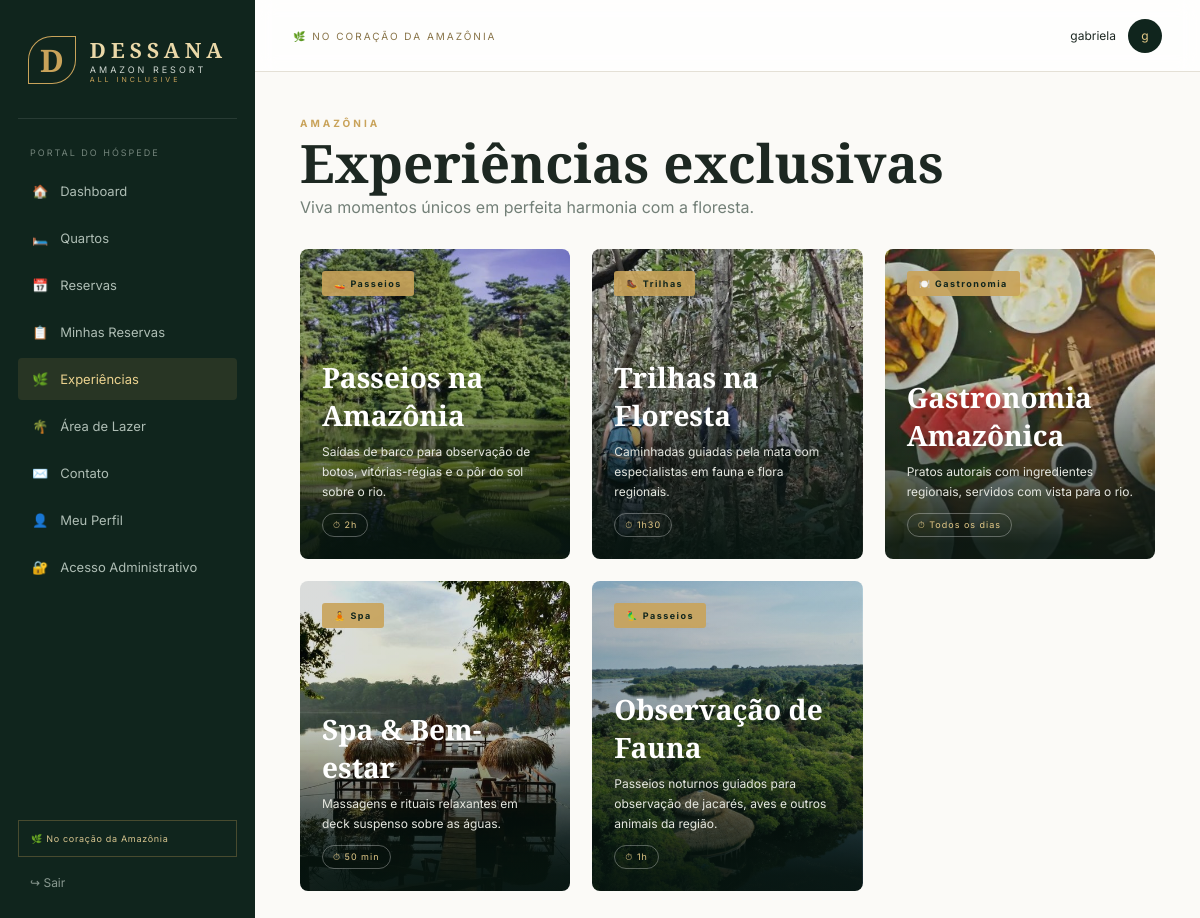
/hospede/experiencias (signed in), run on the app's committed database.
### tables this page shows
CREATE TABLE experiencias (
    id INTEGER PRIMARY KEY AUTOINCREMENT,
    titulo TEXT NOT NULL,
    categoria TEXT NOT NULL,
    descricao TEXT,
    imagem TEXT,
    duracao TEXT,
    icone TEXT,
    criado_em TEXT NOT NULL DEFAULT CURRENT_TIMESTAMP
);

### app.py (the view)
@app.route("/hospede/experiencias")
@hospede_required
def hospede_experiencias():
    conn = get_db()
    rows = conn.execute("SELECT * FROM experiencias ORDER BY id").fetchall()
    conn.close()
    return render_template("hospede_experiencias.html", experiencias=rows)

### app.py (called while the page is built)
def get_db():
    conn = sqlite3.connect(DB_PATH)
    conn.row_factory = sqlite3.Row
    conn.execute("PRAGMA foreign_keys = ON")
    return conn

def hospede_required(view):
    @wraps(view)
    def wrapped(*args, **kwargs):
        if "user_id" not in session or session.get("tipo") != "hospede":
            return redirect(url_for("login"))
        return view(*args, **kwargs)
    return wrapped

### templates/hospede_experiencias.html (shortened to what this page needs)
{% extends "base.html" %}
{% block content %}
<div class="page-heading">
  <div><div class="eyebrow">AMAZÔNIA</div><h1>Experiências exclusivas</h1><p>Viva momentos únicos em perfeita harmonia com a floresta.</p></div>
</div>
<div class="experience-grid">
  {% for e in experiencias %}
  <div class="experience-card" style="background-image:linear-gradient(0deg,rgba(6,20,15,.92) 5%,rgba(6,20,15,.15) 60%),url('{{ url_for('static', filename='images/' ~ (e.imagem or 'guest/hero-rio.jpg')) }}');">
    <span class="experience-tag">{{ e.icone or '🌿' }} {{ e.categoria }}</span>
    <div class="experience-copy">
      <h3>{{ e.titulo }}</h3>
      <p>{{ e.descricao }}</p>
      {% if e.duracao %}<span class="experience-duration">⏱ {{ e.duracao }}</span>{% endif %}
    </div>
  </div>
  {% else %}
  <div class="empty">Nenhuma experiência cadastrada no momento.</div>
  {% endfor %}
</div>
{% endblock %}

### static/css/style.css (style rules this page uses)
:root { --forest:#10251d;--forest2:#17372b;--gold:#c9a35a;--gold2:#e3c987;--cream:#f6f1e7; --paper:#fbfaf7;--ink:#1d2822;--muted:#738078;--line:#e4e0d6;--white:#fff;--danger:#a94b46; }
* { box-sizing:border-box }
body { margin:0;background:var(--paper);color:var(--ink);font-family:Inter,Arial,sans-serif }
.eyebrow { color:var(--gold);font-size:10px;font-weight:700;letter-spacing:3px }
.page-heading { display:flex;align-items:flex-end;justify-content:space-between;margin-bottom:32px }
.page-heading h1 { font:600 53px/.9 "Cormorant Garamond";margin:10px 0 }
.page-heading p { color:var(--muted);margin:0 }
.experience-grid { display:grid;grid-template-columns:repeat(3,1fr);gap:20px }
.experience-card { position:relative;min-height:280px;background-size:cover;background-position:center;display:flex;flex-direction:column;justify-content:space-between;padding:22px;color:#fff }
.experience-tag { align-self:flex-start;background:rgba(201,163,90,.9);color:var(--forest);font-size:9px;font-weight:700;letter-spacing:1.5px;padding:7px 12px }
.experience-copy h3 { font:600 28px "Cormorant Garamond";margin:0 0 8px }
.experience-copy p { font-size:12px;line-height:1.7;color:#e5e7e0;margin:0;max-width:340px }
.experience-duration { display:inline-block;margin-top:10px;font-size:9px;letter-spacing:1px;color:var(--gold2);border:1px solid rgba(255,255,255,.3);padding:5px 10px;border-radius:20px }
.experience-grid { gap:22px }
.experience-card { border-radius:8px;overflow:hidden;min-height:310px;transition:transform .22s,box-shadow .22s }
.experience-tag { border-radius:3px }

### data on the page
experiencias: imagem (picture), icone "🚤", categoria "Passeios", titulo "Passeios na Amazônia", descricao "Saídas de barco para observação de botos, vitórias-régias e o pôr do sol sobre o rio.", duracao "2h"
experiencias: imagem (picture), icone "🥾", categoria "Trilhas", titulo "Trilhas na Floresta", descricao "Caminhadas guiadas pela mata com especialistas em fauna e flora regionais.", duracao "1h30"
experiencias: imagem (picture), icone "🍽️", categoria "Gastronomia", titulo "Gastronomia Amazônica", descricao "Pratos autorais com ingredientes regionais, servidos com vista para o rio.", duracao "Todos os dias"
experiencias: imagem (picture), icone "🧘", categoria "Spa", titulo "Spa & Bem-estar", descricao "Massagens e rituais relaxantes em deck suspenso sobre as águas.", duracao "50 min"
experiencias: imagem (picture), icone "🦜", categoria "Passeios", titulo "Observação de Fauna", descricao "Passeios noturnos guiados para observação de jacarés, aves e outros animais da região.", duracao "1h"

### other printed values
{{ session.get('user_name') }} "gabriela"
{{ session.get('user_name','A')[0] }} "g"
